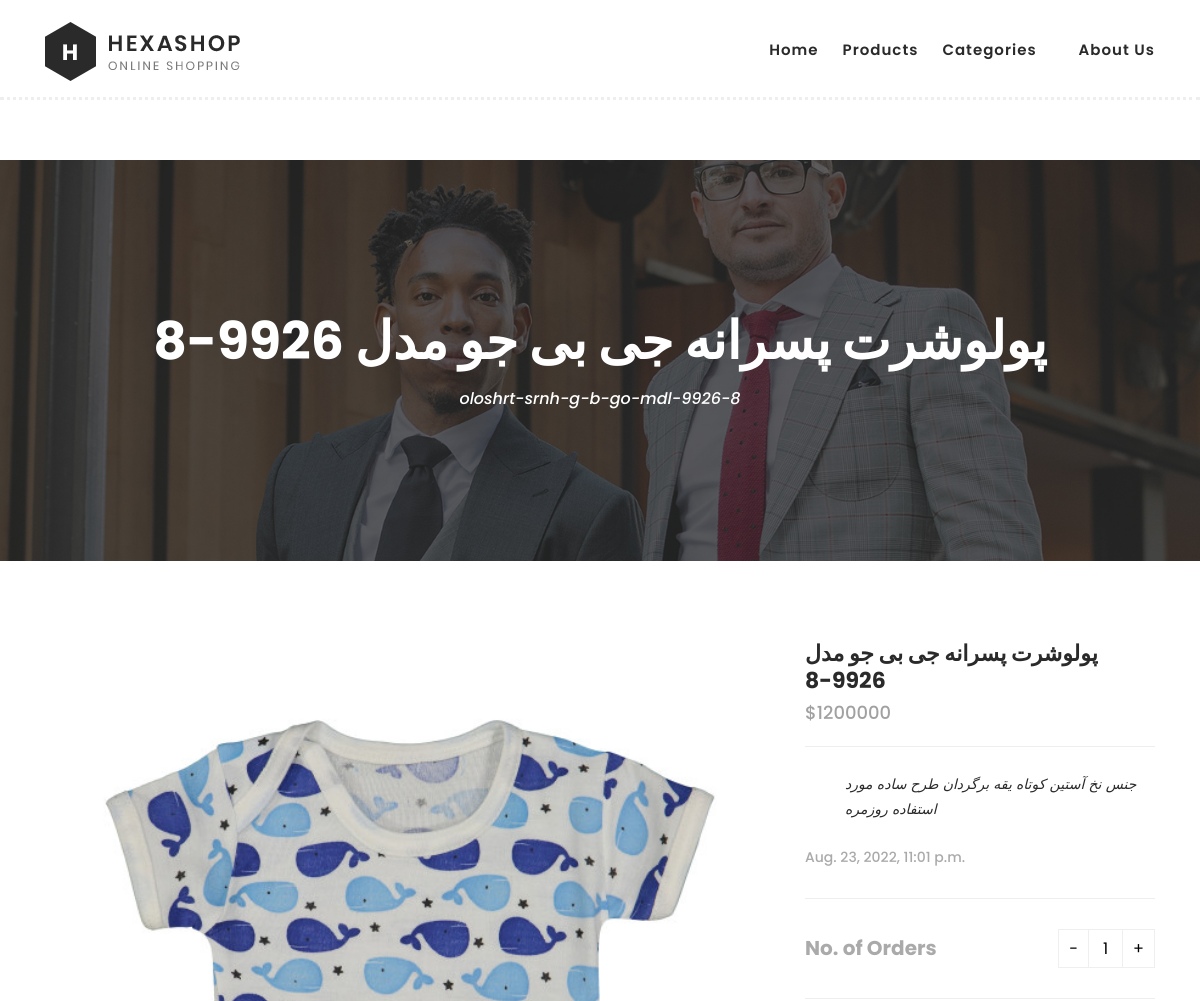
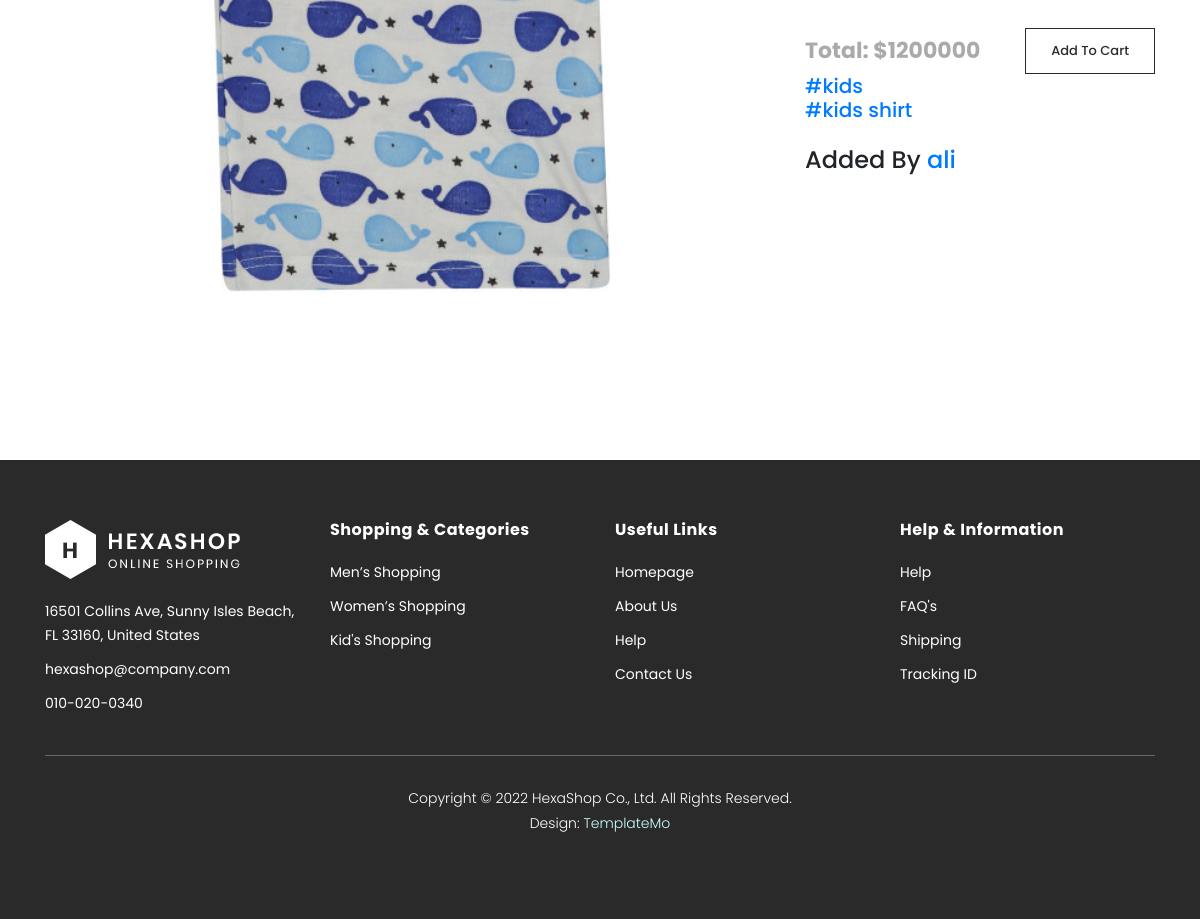
The page /products/single/oloshrt-srnh-g-b-go-mdl-9926-8/ on the database its author committed (2 pictures, top to bottom).
### products/models.py (models this page shows, shortened)
class Product(models.Model):
    STATUS_CHOICES = (
        ('d' ,'draft'),
        ('p' , 'publish')
    )
    admin = models.ForeignKey(User , null=True , on_delete = models.SET_NULL , related_name='admin')
    title = models.CharField(max_length=50 , null=False , blank=False)
    slug = models.SlugField(max_length=50 , unique=True )
    description =models.TextField()
    categories = models.ManyToManyField('Category' , related_name='product' )
    price = models.BigIntegerField(null=True)
    image = models.ImageField(upload_to='products')
    created = models.DateTimeField(auto_now_add=True)
    status = models.CharField(max_length=1 , default='p' , choices=STATUS_CHOICES)
    stars = models.SmallIntegerField(default=0)
    class Meta:
        verbose_name = 'product'
        verbose_name_plural = 'products'
        ordering = ['-created']
    def Rstars(self):
        return range(self.stars)
    def get_thumbnail(self):
        return format_html(f"<img width='70' style='border-radius: 10px;' src='{self.image.url}'>")
    get_thumbnail.short_description = 'thumbnail'
    def cat_to_str(self):
        return ' , '.join([cat.title for cat in self.categories.published()])
    cat_to_str.short_description = 'categories'
    objects = ProductManager()

class Category(models.Model):
    title = models.CharField(max_length=100 , null=False , blank=False)
    slug = models.SlugField(max_length=50 , unique=True)
    image = models.ImageField(upload_to='categories' ,null=True , blank=True)
    status = models.BooleanField(default=True)
    parent = models.ForeignKey('self' , on_delete=models.CASCADE ,related_name='subcat' ,blank=True, null=True)
    class Meta :
        verbose_name = 'category'
        verbose_name_plural = 'categories'
        ordering = ['status']
    def get_thumbnail(self):
        return format_html(f"<img width='70' style='border-radius: 10px;' src='{self.image.url}'>")
    get_thumbnail.short_description = 'thumbnail'
    objects = CategoryManager()

### products/views.py (the view)
# urls.py: path('single/<slug:slug>/' , single_product  , name = 'single_product'),
def single_product(request , slug):
    product = get_object_or_404(Product , slug=slug , status='p')
    admin = product.admin
    print(admin)
    context = {
        "categories": pcategories,
        "admin" :admin,
        "product": product
    }
    return render(request , 'products/single-product.html' , context=context)

### products/models.py (called while the page is built)
    def published (self):
        return self.filter(status = True)

### templates/products/single-product.html (shortened to what this page needs)
{% extends 'products/base.html' %}
{% load static %}
{% block main %}
    <div class="page-heading" id="top">
        <div class="container">
            <div class="row">
                <div class="col-lg-12">
                    <div class="inner-content">
                        <h2>{{product.title}}</h2>
                        <span>{{product.slug}}</span>
                    </div>
                </div>
            </div>
        </div>
    </div>
    <section class="section" id="product">
        <div class="container">
            <div class="row">
                <div class="col-lg-8">
                <div class="left-images">
                    <img src="{{product.image.url}}" alt="">
                </div>
            </div>
            <div class="col-lg-4">
                <div class="right-content">
                    <h4>{{product.title}}</h4>
                    <span class="price">${{product.price}}</span>
                    <ul class="stars">
                        {% for s in product.Rstars %}
                        <li><i class="fa fa-star"></i></li>
                        {% endfor %}
                    </ul>
                    <div class="quote">
                        <i class="fa fa-quote-left"></i><p>{{product.description}}</p>
                    </div>
                    <span>{{product.created}}</span>
                    <div class="quantity-content">
                        <div class="left-content">
                            <h6>No. of Orders</h6>
                        </div>
                        <div class="right-content">
                            <div class="quantity buttons_added">
                                <input type="button" value="-" class="minus"><input type="number" step="1" min="1" max="" name="quantity" value="1" title="Qty" class="input-text qty text" size="4" pattern="" inputmode=""><input type="button" value="+" class="plus">
                            </div>
                        </div>
                    </div>
                    <div class="total">
                        <h4>Total: ${{product.price}}</h4>
                        <div class="main-border-button"><a href="#">Add To Cart</a></div>
                    </div>
                    <div>
                        <ul>
                            {% for cat in product.categories.published %}
                             <a href="{% url 'products:category_page' cat.slug %}"><h5>#{{cat.title}}</h5></a>
                            {% endfor %}
                        </ul>
                    </div>
                </div>
                <br>
                <div>
                        <h4 >Added By <a href="{% url 'products:admin' admin.username %}">{{admin.username}}</a></h4 >
                    </div>
            </div>
            </div>
        </div>
    </section>
 {% endblock %}

### static/products/assets/css/templatemo-hexashop.css (style rules this page uses)
html, body, div, span, applet, object, iframe, h1, h2, h3, h4, h5, h6, p, blockquote, div pre, a, abbr, acronym, address, big, cite, code, del, dfn, em, font, img, ins, kbd, q, s, samp, small, strike, strong, sub, sup, tt, var, b, u, i, center, dl, dt, dd, ol, ul, li, figure, header, nav, section, article, aside, footer, figcaption { margin: 0; padding: 0; border: 0; outline: 0; }
ul, li { padding: 0; margin: 0; list-style: none; }
header, nav, section, article, aside, footer, hgroup { display: block; }
* { box-sizing: border-box; }
html, body { font-family: 'Poppins', sans-serif; font-weight: 400; background-color: #fff; font-size: 16px; -ms-text-size-adjust: 100%; -webkit-font-smoothing: antialiased; -moz-osx-font-smoothing: grayscale; }
a { text-decoration: none !important; }
h1, h2, h3, h4, h5, h6 { margin-top: 0px; margin-bottom: 0px; }
ul { margin-bottom: 0px; }
p { font-size: 14px; line-height: 25px; color: #2a2a2a; }
html, body { background: #fff; font-family: 'Poppins', sans-serif; }
.main-border-button a { font-size: 13px; color: #fff; border: 1px solid #fff; padding: 12px 25px; display: inline-block; font-weight: 500; transition: all .3s; }
.page-heading { margin-top: 160px; margin-bottom: 30px; background-image: url(../images/products-page-heading.jpg); background-position: center center; background-size: cover; background-repeat: no-repeat; }
.page-heading .inner-content { padding: 150px 0px; text-align: center; }
.page-heading .inner-content h2 { font-size: 52px; color: #fff; font-weight: 700; margin-bottom: 15px; }
.page-heading .inner-content span { font-size: 16px; font-weight: 500; color: #fff; font-style: italic; }
#product { margin-top: 80px; }
#product .left-images img { width: 100%; overflow: hidden; margin-bottom: 30px; }
#product .right-content { position: relative; z-index: 3; background-color: #fff; }
#product .right-content h4 { font-size: 22px; color: #2a2a2a; font-weight: 700; margin-bottom: 0px; }
#product .right-content span.price { font-size: 18px; color: #a1a1a1; font-weight: 500; display: block; margin-top: 5px; border-bottom: 1px solid #eee; padding-bottom: 20px; }
#product .right-content ul.stars { position: absolute; right: 0; top: 0; }
#product .right-content ul.stars li { display: inline; font-size: 13px; }
#product .right-content span { font-size: 14px; color: #aaaaaa; font-weight: 500; display: block; margin-top: 25px; }
#product .right-content .quote { margin-top: 25px; }
#product .right-content .quote i { float: left; font-size: 32px; margin-right: 15px; margin-top: 10px; }
#product .right-content .quote p { font-style: italic; color: #2a2a2a; font-weight: 500; }
#product .right-content p { font-size: 14px; color: #aaaaaa; font-weight: 500; display: block; margin-top: 25px; }
.quantity-content { margin-top: 30px; padding-top: 30px; border-top: 1px solid #eee; border-bottom: 1px solid #eee; width: 100%; padding-bottom: 30px; margin-bottom: 30px; }
.quantity-content .left-content { float: left; margin-right: 30px; }
.quantity-content .right-content { text-align: right; }
.quantity-content .left-content h6 { padding-top: 7px; font-size: 20px; font-weight: 700; color: #aaa; position: relative; z-index: 11; }
.total h4 { float: left; font-size: 20px; margin-top: 10px; color: #aaa!important; }
.total .main-border-button { text-align: right; }
.total .main-border-button a { border-color: #2a2a2a; color: #2a2a2a; }
.quantity { display: inline-block; }
.quantity .input-text.qty { width: 35px; height: 39px; padding: 0 5px; text-align: center; background-color: transparent; border: 1px solid #efefef; }
.quantity.buttons_added { text-align: left; position: relative; white-space: nowrap; vertical-align: top; }
.quantity.buttons_added input { display: inline-block; margin: 0; vertical-align: top; box-shadow: none; }
.quantity.buttons_added .minus, .quantity.buttons_added .plus { padding: 7px 10px 8px; height: 39px; background-color: #ffffff; border: 1px solid #efefef; cursor:pointer; }
.quantity.buttons_added .minus { border-right: 0; }
.quantity.buttons_added .plus { border-left: 0; }

### rows shown on the page
Product: title "پولوشرت پسرانه جی بی جو مدل 9926-8", slug "oloshrt-srnh-g-b-go-mdl-9926-8", image (picture), price "1200000", stars 5 (drawn), description "جنس نخ آستین کوتاه یقه برگردان طرح ساده مورد استفاده روزمره", created "Aug. 23, 2022, 11:01 p.m."
Category: title "kids"
Category: title "kids shirt"

### other values the page prints
{{ admin.username }} "ali"
